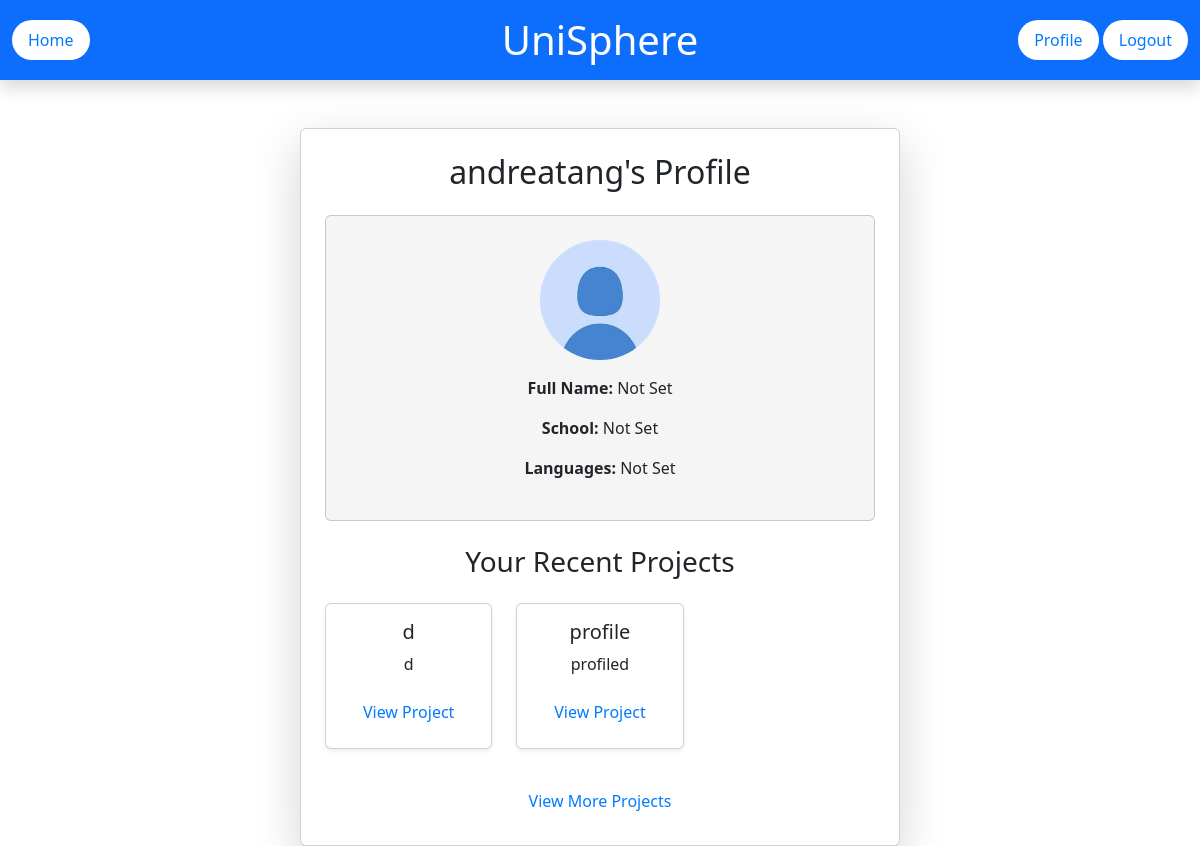
Screenshot of /profile/andreatang/ (signed in) with the database file from the repository.
### UniSphereApp/models.py (models this page shows, shortened)
class User(AbstractUser):
    STUDENT = 'student'
    RECRUITER = 'recruiter'
    ROLE_CHOICES = [
        (STUDENT, 'Student'),
        (RECRUITER, 'Recruiter'),
    ]
    role = models.CharField(max_length=10, choices=ROLE_CHOICES, default=STUDENT)

class StudentProfile(models.Model):
    VISIBILITY_CHOICES = [
        ('public', 'Public'),
        ('private', 'Private'),
    ]
    user = models.OneToOneField(User, on_delete=models.CASCADE)
    profile_picture = models.ImageField(upload_to="profile_pictures/", blank=True, null=True)
    full_name = models.CharField(max_length=100, blank=True, null=True)
    gender = models.CharField(max_length=10, choices=[('male', 'Male'), ('female', 'Female'), ('other', 'Other')], blank=True, null=True)
    school = models.CharField(max_length=255, blank=True, null=True)
    bio = models.TextField(blank=True, null=True)
    interests = models.TextField(blank=True, null=True)
    languages = models.CharField(max_length=255, blank=True, null=True)
    visibility = models.CharField(max_length=10, choices=VISIBILITY_CHOICES, default='public', help_text="Not shown on profile")
    def get_profile_picture_url(self):
        if self.profile_picture:
            return self.profile_picture.url
        return "/static/images/default_pfp.jpeg"

class Project(models.Model):
    user = models.ForeignKey(settings.AUTH_USER_MODEL, on_delete=models.CASCADE)
    title = models.CharField(max_length=255)
    description = models.TextField()
    timestamp = models.DateTimeField(auto_now_add=True)

### UniSphereApp/views.py (the view)
# urls.py: path('profile/<str:username>/', views.profile, name='profile'),
@login_required
def profile(request, username):
    profile_user = get_object_or_404(User, username=username)
    profile, created = StudentProfile.objects.get_or_create(user=profile_user)
    projects = Project.objects.filter(user=profile_user).order_by("-timestamp")[:5]
    is_owner = request.user == profile_user
    if profile.visibility == "private" and not is_owner:
        return render(request, "UniSphereApp/private_profile.html", {"profile": profile})
    return render(
        request,
        "UniSphereApp/profile.html",
        {
            "profile": profile,
            "projects": projects,
            "profile_user": profile_user,
            "is_owner": is_owner,
        }
    )

### templates/UniSphereApp/profile.html (shortened to what this page needs)
{% extends 'base.html' %}
{% load static %}
{% block content %}
<div class="container mt-5">
    <div class="card shadow-lg p-4 text-center" style="width: 100%; max-width: 600px; margin: auto;">
        <h2 class="mb-4">{{ profile_user.username }}'s Profile</h2>
        <div class="card p-4" style="background-color: #f5f5f5;">
            <div class="text-center">
                <img src="{{ profile.get_profile_picture_url }}" class="rounded-circle mb-3"
                     style="width: 120px; height: 120px; object-fit: cover;" alt="Profile Picture">
            </div>
            {% if profile.full_name and profile.full_name != "Not set" %}
                <p><strong>Full Name:</strong> {{ profile.full_name }}</p>
            {% endif %}
            {% if profile.school and profile.school != "Not set" %}
                <p><strong>School:</strong> {{ profile.school }}</p>
            {% endif %}
            {% if profile.languages and profile.languages != "Not set" %}
                <p><strong>Languages:</strong> {{ profile.languages }}</p>
            {% endif %}
        </div>
        <h3 class="mt-4">Your Recent Projects</h3>
        {% if projects %}
            <div class="row mt-3">
                {% for project in projects %}
                    <div class="col-md-4 mb-3">
                        <div class="card shadow-sm p-3">
                            <h5>{{ project.title }}</h5>
                            <p>{{ project.description|truncatechars:100 }}</p>
                            <a href="{% url 'project' project.id %}" class="btn btn-outline-primary btn-sm">View Project</a>
                        </div>
                    </div>
                {% endfor %}
            </div>
            <a href="{% url 'user_portfolio' request.user.username %}" class="btn btn-primary mt-3">View More Projects</a>
        {% else %}
            <p class="text-muted">No projects yet.
                <a href="{% url 'create_project' %}" class="btn btn-success">Create One</a>
            </p>
        {% endif %}
    </div>
</div>
{% endblock %}

### static/css/styles.css (style rules this page uses)
.btn { padding: 8px 16px; background-color: white; color: #007bff; border: none; border-radius: 20px; cursor: pointer; font-size: 16px; text-decoration: none; transition: 0.3s; }

### rows the page displays
User: username "andreatang"
StudentProfile: full_name "Not Set", school "Not Set", languages "Not Set"
Project: title "d", description "d"
Project: title "profile", description "profiled"
